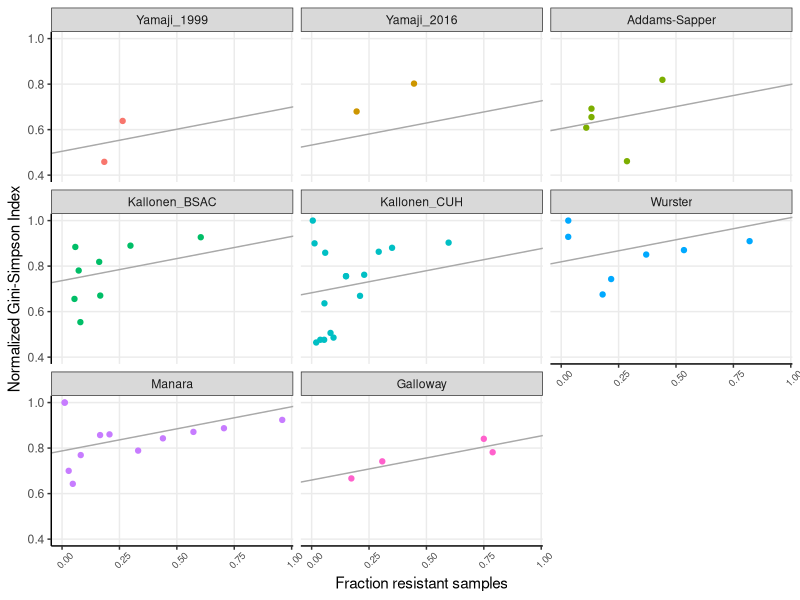

Reproduce this figure in R.
##With this R script, I will find out if that simulated SI values also drop as sample sizes get smaller. 
##Then normalize by dividing by the theoretical max value of SID
##Aug 2022

############ To calculate random SID values ##############
#############################################################################

library(ggplot2)

setwd("~/Dropbox/2017_CodeLab/BacterialResistanceProject_2020/2020_CandaceUTIpopgen/DataAnalysis")
Data<-read.csv("Output/DivIndices.csv")
Data$Dataset<-factor(Data$Dataset, levels = 
                      c("Yamaji_1999", "Yamaji_2016", "Addams-Sapper", "Kallonen_BSAC", "Kallonen_CUH", "Wurster" , "Manara", "Galloway" ))


#I need to add "FracRes"       "TheorMaxGSI"    "GSINormalizedR"
Data$FracRes <- Data$NumRes/(Data$NumRes+Data$NumSus)
Data$TheorMaxGSI <--1 #placeholder, filled up below. 
for (j in 1:nrow(Data)){
  n = Data$NumRes[j]
  Data$TheorMaxGSI[j]<-1-sum(rep(1/n,n)^2)
} #calculating max SI value
Data$GSINormalizedR<-Data$GSIvalueR/Data$TheorMaxGSI

modglm<-glm(GSINormalizedR ~ FracRes + Dataset,  data = Data) #ADD Drug class to the model 
summary(modglm) 

sink(file = "Output/Figure3_lm_output_GSINormalizedR.txt")
summary(modglm)
sink(file = NULL)

dummy2 <- data.frame(Dataset = levels(Data$Dataset), Z = c(0,modglm$coefficients[3:9]))
dummy2$Dataset <- factor(dummy2$Dataset)

png("Output/Figure3_GSINormalized_values_Res.png",  width=150, height=150, units = "mm", res = 300)
g <- ggplot(Data, 
            aes(x = FracRes, y = GSIvalueR/TheorMaxGSI, color = Dataset)) #Drug should be DrugClass here
g<- g + 
  #labs(title = "Normalized Normalized Gini-Simpson Index vs Fraction Resistant Samples")+
  xlab("Fraction resistant samples") + ylab("Normalized Gini-Simpson Index")+
  ylim(0.4,1)+
  geom_point()+
  facet_wrap(~Dataset)+
  theme_bw() + 
  theme(panel.border = element_blank(),
        text = element_text(size=11),
        #panel.grid.major = element_blank(),
        axis.text.x = element_text(angle = 45, hjust = 0.3, vjust=0.5, size = 7),
        panel.grid.minor = element_blank(),
        axis.line = element_line(colour = "black"))
g <- g +   theme(legend.position="none")

g +  geom_abline(data = dummy2, aes(intercept = Z + modglm$coefficients[1], slope = modglm$coefficients[2]), color= "darkgrey")

dev.off()

write.csv(x = Data, file = "Output/DataNormelizedGSI.csv")

#to create a csv file with all the results created above and date in file name, and stores in "Old" folder 
#file.copy(from=paste("Output/OverviewDatasets",".csv", sep = ""), to=paste("Output/Old/Archived_OverviewDatasets",Sys.Date(),".csv", sep = ""))

#to create a csv file with all the results created above, and stores in "Output" folder
#03/10/2022: Anjani added (sep = "") to remove space in the file name
#write.csv(x = OverviewDatasets, file = paste("Output/OverviewDatasets",".csv", sep = ""), row.names = FALSE)

